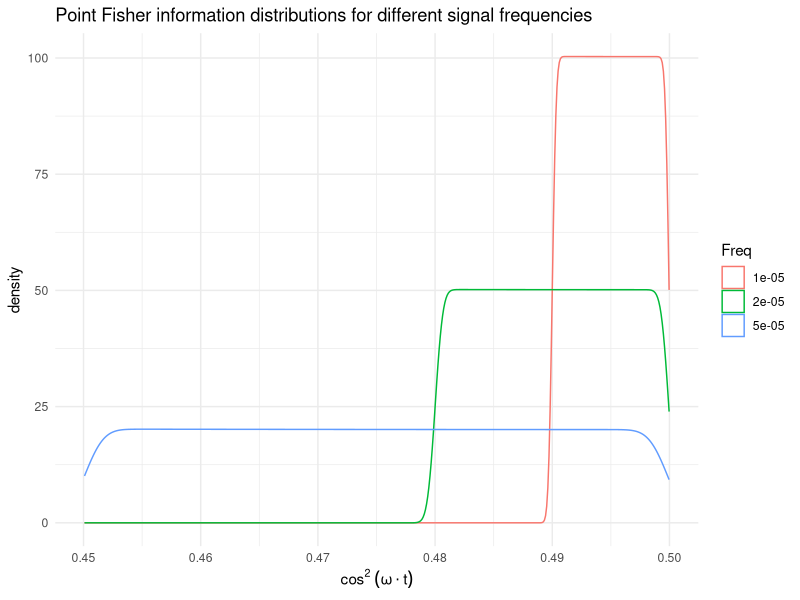
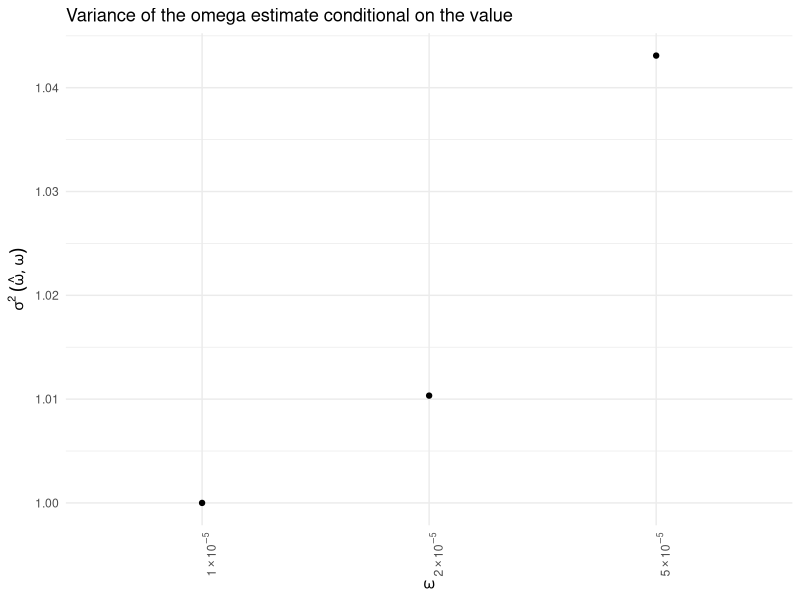

Reproduce these figures in R, in order.
library(plyr); library(dplyr); library(reshape2)
library(ggplot2)
library(Hmisc)

fancy_scientific <- function(l) {
  # turn in to character string in scientific notation
  l <- format(l, scientific = TRUE)
  # quote the part before the exponent to keep all the digits
  l <- gsub("^(.*)e", "'\\1'e", l)
  # turn the 'e+' into plotmath format
  l <- gsub("e", "%*%10^", l)
  # return this as an expression
  parse(text=l)
}

Prd = 1000
st = seq(3,Prd, by=.01)
f = c(1,2,5)%o%10^(c(-5))%>%c; names(f) <- as.character(f)

wt = ldply(st, function(t) (cos(f*t + pi/4))^2) %>% 
  melt(variable.name="Freq", value.name="X") %>%
  mutate(Cat = cut(X, breaks=2, labels=c("0","1"))) %>% 
  cbind(data.frame("STime" = rep(st, times=length(f)))) %>%
  ddply("Freq", function(s) mutate(s, Wt = X/sum(X)))

ggplot(wt, aes(X, col = Freq)) + geom_density() + 
  scale_x_continuous(name=expression(cos^2~(omega%.%t), ")")) +
  theme_minimal() +
  ggtitle("Point Fisher information distributions for different signal frequencies")


nu = 1e-3
ddply(wt, "Freq", function(s){
  wt.m.t = with(s, wtd.mean(STime, Wt))
  wt.v.t = with(s, sum(Wt*(STime - wt.m.t)^2))
  ftr = sum(s$X)
  c("Factor" = ftr, "Wt.Mean.t" = wt.m.t, "Wt.Var.t" = wt.v.t,"varW" = nu/(ftr*wt.v.t))
})-> varW.w

ggplot(varW.w, aes(Freq, varW/min(varW))) + geom_point() + theme_minimal() +
  scale_y_continuous(name=expression(sigma^2~group("(",list(hat(omega), omega),")"))) +
  scale_x_discrete(name=expression(omega), labels = fancy_scientific) + 
  ggtitle("Variance of the omega estimate conditional on the value") + 
  theme(axis.text.x = element_text(angle = 90, hjust = 1))
